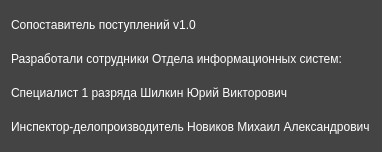
<?xml version="1.0" encoding="UTF-8"?>
<ui version="4.0">
 <class>Dialog</class>
 <widget class="QDialog" name="Dialog">
  <property name="windowModality">
   <enum>Qt::NonModal</enum>
  </property>
  <property name="enabled">
   <bool>true</bool>
  </property>
  <property name="geometry">
   <rect>
    <x>0</x>
    <y>0</y>
    <width>382</width>
    <height>152</height>
   </rect>
  </property>
  <property name="minimumSize">
   <size>
    <width>382</width>
    <height>152</height>
   </size>
  </property>
  <property name="maximumSize">
   <size>
    <width>382</width>
    <height>152</height>
   </size>
  </property>
  <property name="cursor">
   <cursorShape>ArrowCursor</cursorShape>
  </property>
  <property name="contextMenuPolicy">
   <enum>Qt::DefaultContextMenu</enum>
  </property>
  <property name="windowTitle">
   <string>Dialog</string>
  </property>
  <property name="windowIcon">
   <iconset>
    <normaloff>:/roskazna.png</normaloff>:/roskazna.png</iconset>
  </property>
  <property name="styleSheet">
   <string notr="true">background-color: #444444;
color: white;</string>
  </property>
  <layout class="QVBoxLayout" name="verticalLayout">
   <item>
    <widget class="QLabel" name="label_4">
     <property name="text">
      <string>Сопоставитель поступлений v1.0</string>
     </property>
    </widget>
   </item>
   <item>
    <widget class="QLabel" name="label_2">
     <property name="styleSheet">
      <string notr="true">font: 75 8pt &quot;MS Shell Dlg 2&quot;;</string>
     </property>
     <property name="text">
      <string>Разработали сотрудники Отдела информационных систем:</string>
     </property>
    </widget>
   </item>
   <item>
    <widget class="QLabel" name="label_5">
     <property name="text">
      <string>Специалист 1 разряда Шилкин Юрий Викторович</string>
     </property>
    </widget>
   </item>
   <item>
    <widget class="QLabel" name="label">
     <property name="text">
      <string>Инспектор-делопроизводитель Новиков Михаил Александрович</string>
     </property>
    </widget>
   </item>
  </layout>
 </widget>
 <resources/>
 <connections/>
</ui>
